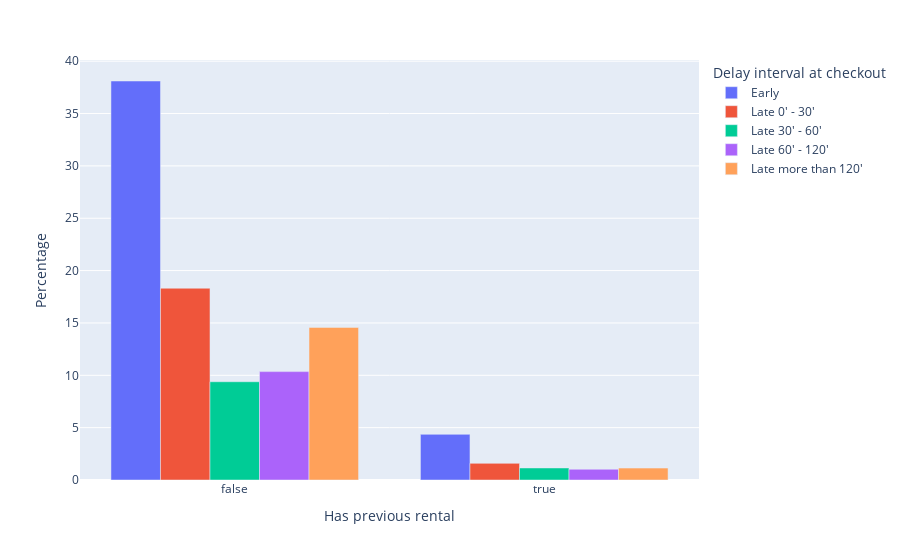

Notebook code for this chart:
### Code cell
df_delay_impact = df_delay[df_delay["delay_checkout_interval"]!="NA"].groupby(["delay_checkout_interval", "has_previous_rental"]).size().reset_index(name="count")
df_delay_impact["percentage"] = compute_percentage(df_delay_impact["count"])

fig_3 = px.bar(
    data_frame=df_delay_impact,
    x="has_previous_rental",
    y="percentage",
    color="delay_checkout_interval",
    labels={
        "has_previous_rental": "Has previous rental",
        "percentage": "Percentage",
        "delay_checkout_interval": "Delay interval at checkout"
    },
    barmode="group"
)

fig_3.show()

### Figure 1 — Plotly figure (JSON) as saved in the notebook; plotly's stock layout.template omitted (floating-point values rounded to 4 significant figures)
{"data": [{"alignmentgroup": "True", "hovertemplate": "Delay interval at checkout=Early<br>Has previous rental=%{x}<br>Percentage=%{y}<extra></extra>", "legendgroup": "Early", "marker": {"color": "#636efa", "pattern": {"shape": ""}}, "name": "Early", "offsetgroup": "Early", "orientation": "v", "showlegend": true, "textposition": "auto", "type": "bar", "x": [false, true], "xaxis": "x", "y": [38.11, 4.362], "yaxis": "y"}, {"alignmentgroup": "True", "hovertemplate": "Delay interval at checkout=Late 0' - 30'<br>Has previous rental=%{x}<br>Percentage=%{y}<extra></extra>", "legendgroup": "Late 0' - 30'", "marker": {"color": "#EF553B", "pattern": {"shape": ""}}, "name": "Late 0' - 30'", "offsetgroup": "Late 0' - 30'", "orientation": "v", "showlegend": true, "textposition": "auto", "type": "bar", "x": [false, true], "xaxis": "x", "y": [18.32, 1.591], "yaxis": "y"}, {"alignmentgroup": "True", "hovertemplate": "Delay interval at checkout=Late 30' - 60'<br>Has previous rental=%{x}<br>Percentage=%{y}<extra></extra>", "legendgroup": "Late 30' - 60'", "marker": {"color": "#00cc96", "pattern": {"shape": ""}}, "name": "Late 30' - 60'", "offsetgroup": "Late 30' - 60'", "orientation": "v", "showlegend": true, "textposition": "auto", "type": "bar", "x": [false, true], "xaxis": "x", "y": [9.385, 1.15], "yaxis": "y"}, {"alignmentgroup": "True", "hovertemplate": "Delay interval at checkout=Late 60' - 120'<br>Has previous rental=%{x}<br>Percentage=%{y}<extra></extra>", "legendgroup": "Late 60' - 120'", "marker": {"color": "#ab63fa", "pattern": {"shape": ""}}, "name": "Late 60' - 120'", "offsetgroup": "Late 60' - 120'", "orientation": "v", "showlegend": true, "textposition": "auto", "type": "bar", "x": [false, true], "xaxis": "x", "y": [10.35, 1.028], "yaxis": "y"}, {"alignmentgroup": "True", "hovertemplate": "Delay interval at checkout=Late more than 120'<br>Has previous rental=%{x}<br>Percentage=%{y}<extra></extra>", "legendgroup": "Late more than 120'", "marker": {"color": "#FFA15A", "pattern": {"shape": ""}}, "name": "Late more than 120'", "offsetgroup": "Late more than 120'", "orientation": "v", "showlegend": true, "textposition": "auto", "type": "bar", "x": [false, true], "xaxis": "x", "y": [14.57, 1.138], "yaxis": "y"}], "layout": {"barmode": "group", "legend": {"title": {"text": "Delay interval at checkout"}, "tracegroupgap": 0}, "margin": {"t": 60}, "xaxis": {"anchor": "y", "domain": [0, 1], "title": {"text": "Has previous rental"}}, "yaxis": {"anchor": "x", "domain": [0, 1], "title": {"text": "Percentage"}}}}
